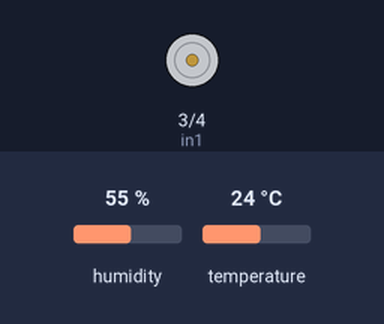
The sketch below on a simulated Arduino Uno, built with avr-gcc and run on an emulated ATmega328P. Shown: motor-driver pin pairs drawn as motors (green arrow = first pin HIGH = forward, orange = second pin HIGH = backward, longer = more drive, scaled by the enable pin). The inputs (shaded band) are chosen by the test bench; at power-on: temperature 24 °C, humidity 55 %. What the sketch prints to the serial monitor is not drawn.

Above: at 4.8 s.
4.9 s: temperature set to 33 °C
At 7.3 s:
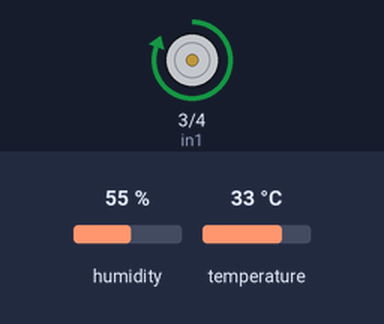
7.9 s: temperature set to 29 °C
At 8.5 s:
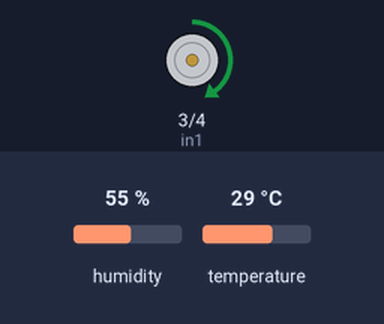
10.9 s: temperature set to 41 °C
At 13.4 s:
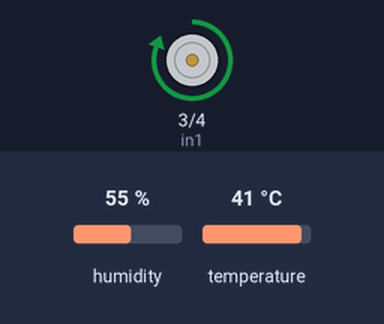
Timing chart, 0 to 14.9 s (numbered marks = the images above; inputs shaded):
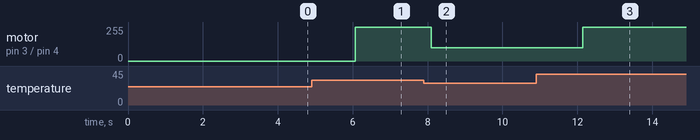

The sketch:

automatic_room_temperature_monitoring_system.ino
```cpp
// DHT 11 - Digital Humidity and Temperature sensor
// ds18b20 is a waterproof temperature sensor

#include "DHT.h"

#define DHTPIN 2
#define DHTTYPE DHT11

DHT dht(DHTPIN, DHTTYPE);

int in1 = 3;
int in2 = 4;
int enable = 5;


void setup() {
  // put your setup code here, to run once:
  Serial.begin(9600);
  // Serial.println(F("DHT11 test!"));
  dht.begin();
  pinMode(in1, OUTPUT);
  pinMode(in2, OUTPUT);
  pinMode(enable, OUTPUT);

}

void loop() {
  // put your main code here, to run repeatedly:
  delay(2000);
  float t = dht.readTemperature();

  if(isnan(t)){
    Serial.println(F("Failed to read from DHT sensor!"));
    return;
  }
  Serial.print(F("% Temperature: "));
  Serial.print(t);
  Serial.print(F("C "));

  if(t <= 28){
    digitalWrite(in1, LOW);
    digitalWrite(in2, LOW);
    analogWrite(enable, 0);
  }

  if(t >= 29 && t <=30){
    digitalWrite(in1, HIGH);
    digitalWrite(in2, LOW);
    analogWrite(enable, 100);
  }

  if(t >= 30){

    digitalWrite(in1, HIGH);
    digitalWrite(in2, LOW);
    analogWrite(enable, 255);
  }

}
```

Measured:
- after the input at 4.9 s, motor on pin 3 (in1) / pin 4 (in2): stopped → forward 255/255 after 1.2 s
- after the input at 7.9 s, motor on pin 3 (in1) / pin 4 (in2): forward 255/255 → forward 100/255 after 0.20 s
- after the input at 10.9 s, motor on pin 3 (in1) / pin 4 (in2): forward 100/255 → forward 255/255 after 1.2 s
